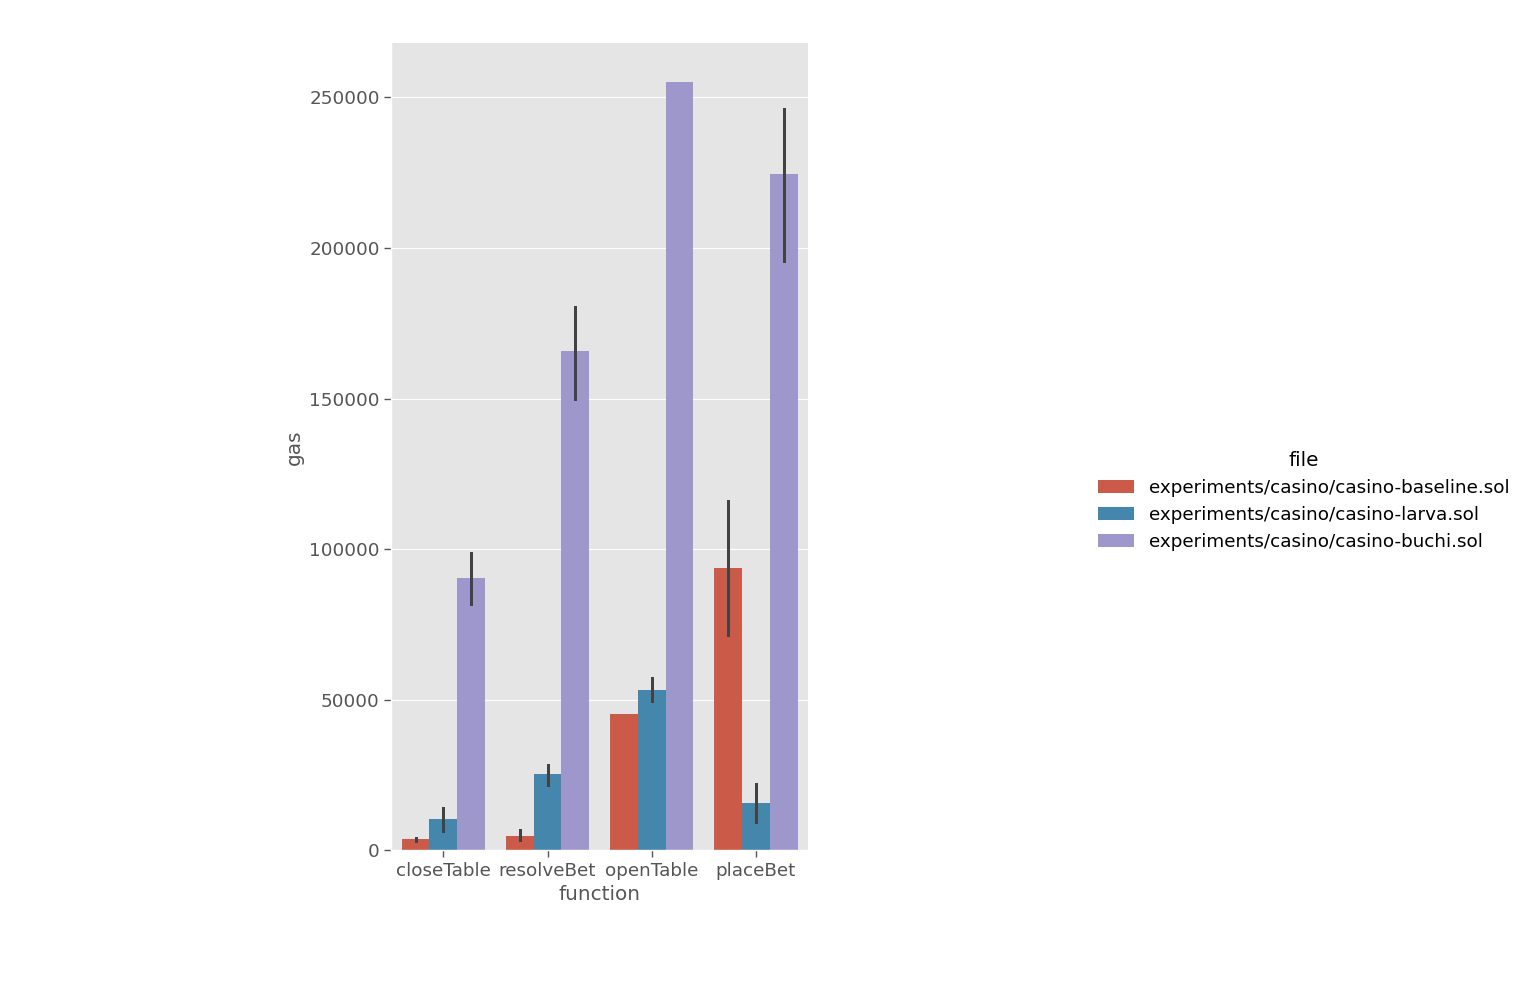

Source code (Python):
from os import path
import subprocess as sp
import os.path
import re
import pandas as pd
import seaborn as sns
import matplotlib.pyplot as plt
import matplotlib.style as style
import time
from os import listdir


def single_trial(contract_name,
                 contract_file,
                 num_tests=200,
                 dfg=pd.DataFrame(),
                 dft=pd.DataFrame()):
    start = time.time()
    o = sp.run(
        f"echidna-test --contract {contract_name} {contract_file} --test-limit {num_tests} --config <(echo \"estimateGas: true\") --format text",
        shell=True,
        executable="/bin/bash",
        capture_output=True)
    end = time.time()

    lines_with_max = [
        line.decode("utf-8") for line in o.stdout.splitlines()
        if "maximum" in str(line)
    ]

    max_parse = re.compile(r"(\S+) used a maximum of (\d+) gas")

    mapping = {}
    for line in lines_with_max:
        o = re.search(max_parse, line)
        fn_name = o.group(1)
        gas = int(o.group(2))
        if fn_name != "initialize":
            mapping[fn_name] = gas
    dfg = dfg.append(mapping, ignore_index=True)
    dft = dft.append({"time (s)": end - start}, ignore_index=True)
    return (dfg, dft)


def multi_trial(contract_name,
                contract_file,
                num_trials,
                num_tests=200,
                dfg=pd.DataFrame(),
                dft=pd.DataFrame()):
    for i in range(0, num_trials):
        (dfg, dft) = single_trial(contract_name, contract_file, num_tests, dfg,
                                  dft)
    return (dfg, dft)


def gather_data(contracts_files, trials, num_tests=200):
    data_g = []
    data_t = []
    filenames = []
    for contract_name, contract_file in contracts_files:
        dfg, dft = multi_trial(contract_name, contract_file, trials, num_tests)
        data_g.append(dfg)
        data_t.append(dft)
        filenames.append(contract_file)

    dfg = pd.concat(data_g,
                    keys=filenames,
                    names=["file", "trial"],
                    join="inner")
    dfg.columns.name = "function"

    dft = pd.concat(data_t,
                    keys=filenames,
                    names=["file", "trial"],
                    join="inner")

    return (dfg, dft)


TEST_NAME_RE = re.compile(r"contract\s+(Test\S+)")


def get_test_name_from_file(path):
    f = open(path)
    s = f.read()
    o = re.search(TEST_NAME_RE, s)
    test_name = o.group(1)
    return test_name


contract_name = "TestCasino"
base_contract_file = "experiments/casino/casino-baseline.sol"
larva_contract_file = "experiments/casino/casino-larva.sol"
buchi_contract_file = "experiments/casino/casino-buchi.sol"

contracts_files = zip(
    [contract_name] * 3,
    [base_contract_file, larva_contract_file, buchi_contract_file])

path_g = "experiments/gas_casino.pkl"
path_t = "experiments/time_casino.pkl"
if os.path.isfile(path_g) and os.path.isfile(path_t):
    dfg = pd.read_pickle(path_g)
    dft = pd.read_pickle(path_t)
else:
    (dfg, dft) = gather_data(contracts_files, 30)
    dfg.to_pickle(path_g)
    dft.to_pickle(path_t)

dfg = dfg.stack()
dfg.name = "gas"
dfg = dfg.reset_index()

dft = dft.reset_index()

# style.use('seaborn-poster')  #sets the size of the charts
style.use('ggplot')

sns.catplot(
    x="function",  # x variable name
    y="gas",  # y variable name
    hue="file",  # group variable name
    data=dfg,  # dataframe to plot
    kind="bar")

plt.show()

base_path = "experiments/dummy-instrumented/"
files = os.listdir(base_path)
files = [base_path + f for f in files if os.path.isfile(base_path + f)]

contracts_files = [(get_test_name_from_file(f), f) for f in files]

path_dummy_t = "experiments/dummy_times.pkl"
if os.path.isfile(path_dummy_t):
    times = pd.read_pickle(path_dummy_t)
else:
    (_, times) = gather_data(contracts_files, 30, num_tests=1000)
    times.to_pickle(path_dummy_t)

tput = 1000 / times
print(tput.index.levels[0])

desc = tput.groupby("file").describe()
for c in desc.columns:
    if not ("mean" in c[1] or "std" in c[1]):
        desc = desc.drop(c, axis=1)
tput = desc.stack()
print(tput.round(2).to_latex())
